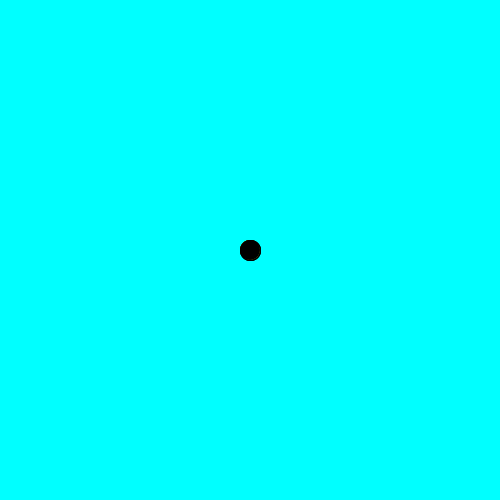
Frame 1 (no input)
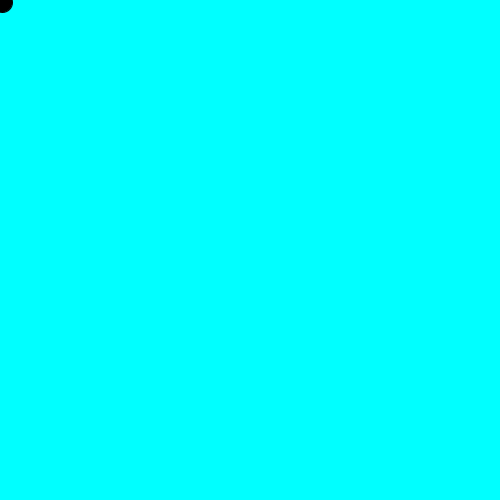
Frame 60 (the mouse pressed at the canvas centre just before this capture)
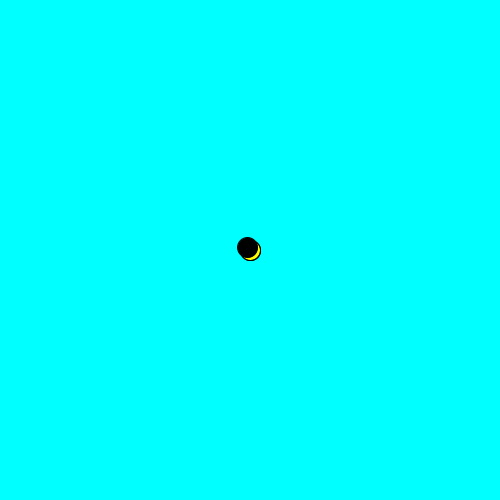
Frame 120 (the mouse held since frame 60 and released just before this capture)

The Processing sketch that drew these frames (run headless with seeded random() and noise(); from frame 60 on, the mouse is pressed at the canvas centre):

// Processing sketch: beesCode_WIP
// ── beesCode_WIP.pde
//Brandon Kerbow
//last edited 3/30/2018 11:30am
//work in progress, this isnt quite done yet
//to do: add actual bee sprite, maybe other things as we see fit

//Creates a sequence of multiple bees connected to
//parent bees, where each bees’s position is based on the
//parent bees position. Included mouse controls, so
//the sequence can be moved around the screen. Bees which are
//not connected to a parent (i.e. only the first bee, bee1) have their
//position controlled by the mouse instead of by their parent bee

Bee bee1;
Bee bee2;
Bee bee3;
Bee bee4;

void setup() {
  size(500,500);
  frameRate(60);
  
  //adjust these two "bee" parameters (spring paremeters)
  //to change the flow of the bees movement
  float ks = 0.1; //spring constant aka spring stifness
  float kd = 0.3; //damping coefficient
  
  //Bee(float _x, float _y,float _vx, float _vy, float _ax, float _ay, float _r,  float _m, float _rx, float _ry, float _ks, float _kd)
  //see the comments in the Bee class for what exactly these parameters do
  bee1 = new Bee(250,250,0,0,0,0,20,1,250,250,ks,kd);
  bee2 = new Bee(250,250,0,0,0,0,20,1,250,250,ks,kd);
  bee3 = new Bee(250,250,0,0,0,0,20,1,250,250,ks,kd);
  bee4 = new Bee(250,250,0,0,0,0,20,1,250,250,ks,kd);
  
}

void draw() {
   background(0,255,255);
   //use my bee class method to "attach" bee2 to bee1, making bee2 a chid of b1...etc for the other bees
   bee1.attachChildParticle(bee2);
   bee2.attachChildParticle(bee3);
   bee3.attachChildParticle(bee4);
   
   //I just have each bee as a yellow or black circle right now, will find or make an actual sprite
   fill(255,255,0);
   bee1.display();
   
   fill(0);
   bee2.display();
   
   fill(255,255,0);
   bee3.display();
   
   fill(0);
   bee4.display();
  
  //everything is public in Processing so 
  //it is easy for me to get the x or y value of a bee
  println(bee1.x);
}
// ── Bee.pde
class Bee extends ParticleWithMass {
  
  //each bee is represented as ball which exhibits spring like behavior, i.e. it oscilattes about its "center of restitution"
  //which is the point rx, ry
  
  float rx; 
  float ry;
  float ks; //spring stifness constant. a spring which is more stiff will move towards its center of restituion more quickly
  float kd; //spring damping coefficient. each oscillation of the spring/bee around the center of restituion will lose some amplitude/length
            //based on this damping coefficient. a coefficient of 1 means no amplitude is lost per oscilaation cycle
  
  Bee(float _x, float _y,float _vx, float _vy, float _ax, float _ay, float _r,  float _m, 
  float _rx, float _ry, float _ks, float _kd) {
    
    //_x and _y: the initial x,y position of the bee. doesnt matter much since I am changing its x based on mouse position (in the case of the parent bee)
    //or the parent bees (in the case of the children bees)
    
    //_vx,_vy, _ax_, _ay: initial velocity and acceleration of the bees. once again these dont really matter because they are updated
    //as the bees are moved with the mouse. 
    
    //_r and _m: radius and mass of the bee. both matter, changing the mass will affect how the "spring" (the bee) oscillates
    
    
    super(_x,_y,_vx,_vy,_ax,_ay,_r,_m);
    rx = _rx;
    ry = _ry;
    ks = _ks;
    kd = _kd;
    
  }
  
  void display() {
    //before you display a bee, update its location based on the spring physics
    updateLocation();
    super.display();
  }
  
  void updateLocation() {
   //code borrows form dr abarams lectures: it models a spring with dampening
   //y
   float fy = -((ks * (y - ry)) + kd*vy); //dampening
   float ay = fy/m;
   vy = vy + ay;
   y += vy;
   
   //x
   //code borrows form dr abarams lectures: it models a spring with dampening
   float fx = -((ks * (x - rx)) + kd*vx); //dampening
   float ax = fx/m;
   vx = vx + ax;
   x += vx;
   
   //setting the center of restitution of each bee/spring to be the mouse position, but these values
   //are overwritten for bees which are children (See the next method)
   rx = mouseX;
   ry = mouseY;
    
  }
  
  void attachChildParticle(Bee childParticle) {
    //center of restitution (rx,ry) of the child particle is the position of the parent particle
    childParticle.rx = this.x;
    childParticle.ry = this.y;
  }
  
  
  
  
  
  
  
}
// ── ParticleWithMass.pde
//Code borrowed from Dr. Abahrams lecture slide. This is only a superclass for Bee, since Bees are represented as a ball which exhibits
//spring-like behavior and such a ball must have mass

class ParticleWithMass {
  
float x, y;
float vx, vy;
float ax, ay;
float r;
float m;
 
 ParticleWithMass(float _x, float _y,
 float _vx, float _vy, float _ax, float _ay, float _r,  float _m) {
 x = _x;
 y = _y;
 vx = _vx;
 vy = _vy;
 r = _r;
 ax = _ax;
 ay = _ay;
 m = _m;
 }
 
 void applyForces(float
_fx, float _fy) {
  
  ax = _fx/m;
  ay = _fy/m;
  vx += ax;
  vy += ay;
  x += vx;
  y += vy;
 
 }
 
 void display() {
 ellipse(x, y, r, r);
 }

}
